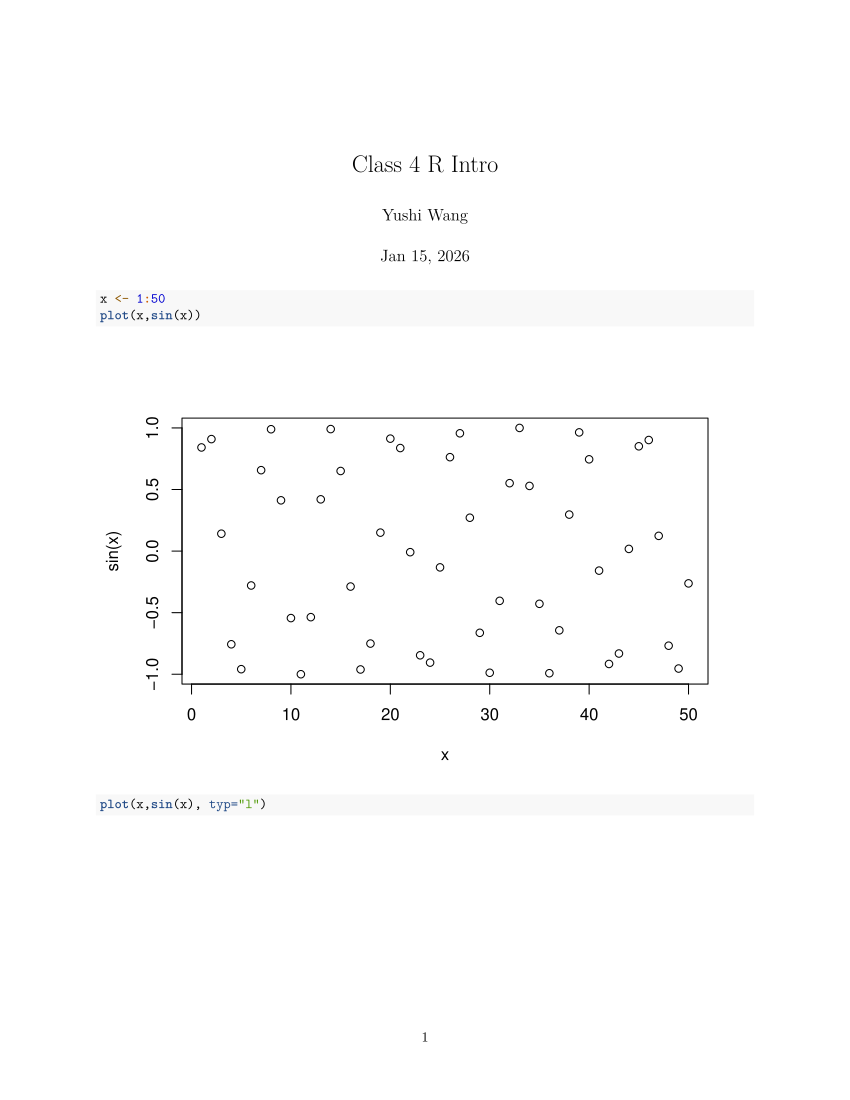

Generate this figure with R:
#' ---
#' title: "Class 4 R Intro"
#' author: "Yushi Wang"
#' date: "Jan 15, 2026"
#' ---
#' 
x <- 1:50
plot(x,sin(x))
plot(x,sin(x), typ="l")
plot(x,sin(x), typ="l",col="pink", lwd=3)
log(10,base=10) 
